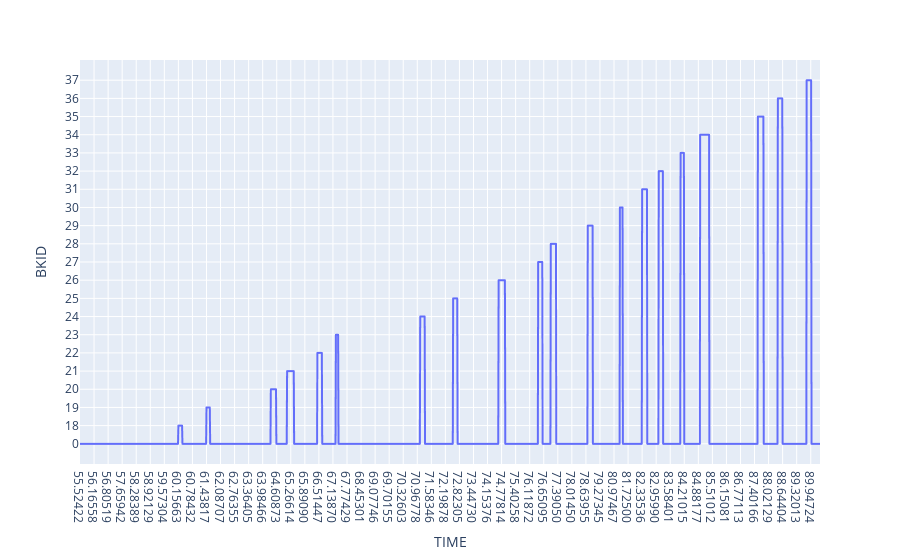

Write notebook code for a chart like this one.
### Code cell
import plotly.express as px


fig = px.line(df, x='TIME', y="BKID")
fig.show()

### Figure 1 — Plotly figure (JSON) as saved in the notebook; plotly's stock layout.template omitted (floating-point values rounded to 4 significant figures; data arrays with more than 128 entries replaced by an {"elided": "..."} marker saying what was removed)
{"data": [{"hovertemplate": "TIME=%{x}<br>BKID=%{y}<extra></extra>", "legendgroup": "", "line": {"color": "#636efa", "dash": "solid"}, "marker": {"symbol": "circle"}, "mode": "lines", "name": "", "showlegend": false, "type": "scattergl", "x": {"elided": "2002 str values"}, "xaxis": "x", "y": {"elided": "2002 str values"}, "yaxis": "y"}], "layout": {"legend": {"tracegroupgap": 0}, "margin": {"t": 60}, "xaxis": {"anchor": "y", "domain": [0, 1], "title": {"text": "TIME"}}, "yaxis": {"anchor": "x", "domain": [0, 1], "title": {"text": "BKID"}}}}
